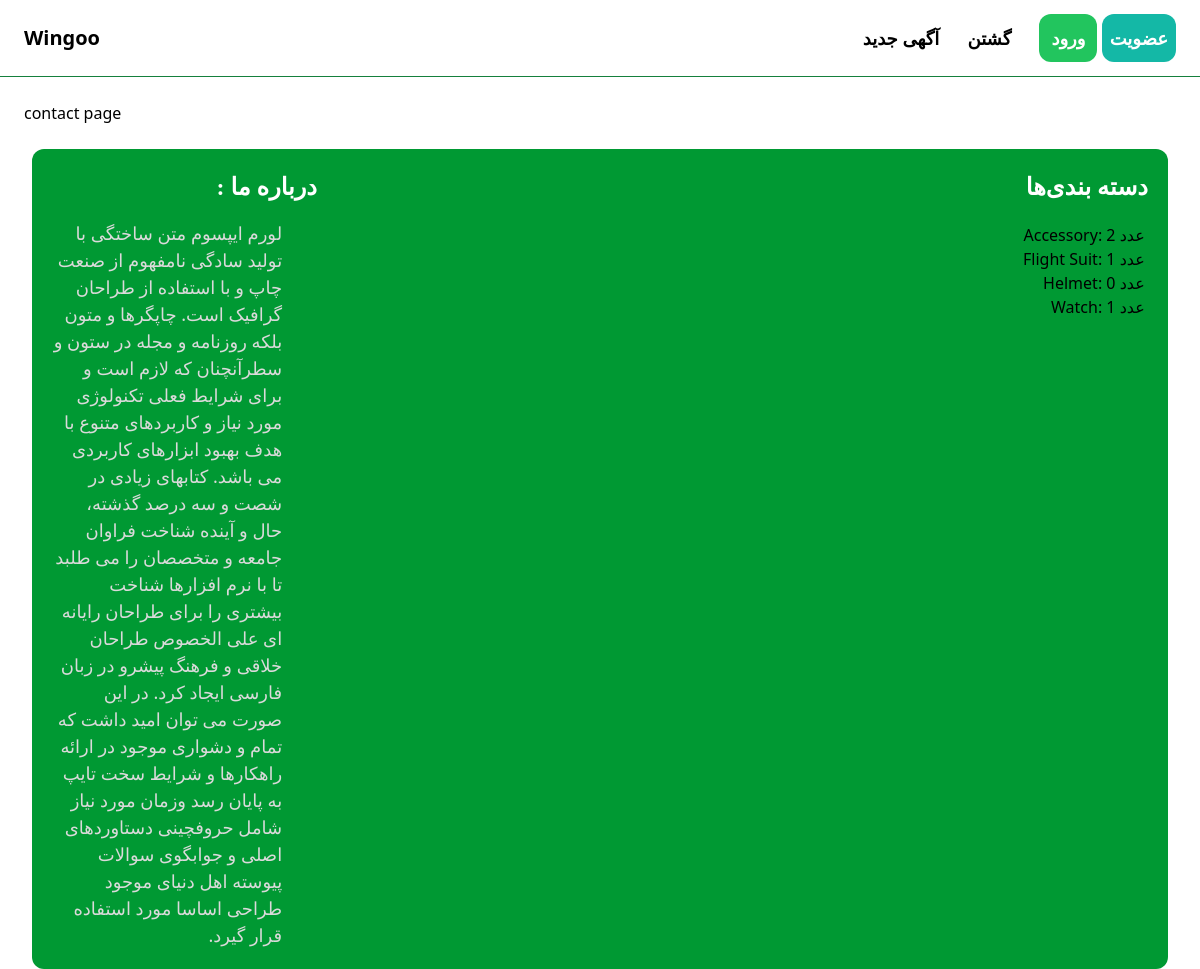
Page /contact/ on the committed database.
### item/models.py (models this page shows, shortened)
class Category(models.Model):
    name = models.CharField(max_length=30)
    class Meta:
        ordering = ('name', )
        verbose_name_plural = 'categories'

### core/views.py (the view)
# urls.py: path('contact/',views.contact, name='contact'),
def contact(request):
    return render(request, 'core/contact.html')

### Wingoo/context_processors.py (called while the page is built)
def categories_processor(request):
    categories = Category.objects.all()  # Fetch all categories
    return {'categories': categories}

### core/templates/core/contact.html (shortened to what this page needs)
{% extends 'core/base.html' %}
{% block content %}
    <h1>contact page</h1>
{% endblock %}

### core/templates/core/base.html (shortened to what this page needs)
<!DOCTYPE html>
<html lang="en">
<head>
    <script src="https://cdn.tailwindcss.com"></script>
</head>
<body>
    <nav class="py-6 px-6 flex justify-between item-center border-b border-green-700">
        <a href="/" class="text-xl font-bold">Wingoo</a>
        <div class="space-x-6">
            <a href="{% url 'core:signup' %}" class="px-2 py-3 text-lg font-bold bg-teal-500 text-white rounded-xl hover:bg-teal-700">عضویت</a>
            <a href="#" class="px-3 py-3 text-lg font-bold bg-green-500 text-white rounded-xl hover:bg-black">ورود</a>
            <a href="" class="text-lg font-bold ">گشتن</a>
            <a href="" class="text-lg font-bold hover:text-green-500 ">آگهی جدید</a>
        </div>
    </nav>
    <div class="px-6 py-6">
        {% block content %}
        {% endblock %}
    </div>
    <footer class="footer">
        <section class="about-us">
            <h3 style="text-align: left; padding-left: 50%;" dir="rtl">درباره ما :</h3>
            <p  dir='rtl'>لورم ایپسوم متن ساختگی با تولید سادگی نامفهوم از صنعت چاپ و با استفاده از طراحان گرافیک است. چاپگرها و متون بلکه روزنامه و مجله در ستون و سطرآنچنان که لازم است و برای شرایط فعلی تکنولوژی مورد نیاز و کاربردهای متنوع با هدف بهبود ابزارهای کاربردی می باشد. کتابهای زیادی در شصت و سه درصد گذشته، حال و آینده شناخت فراوان جامعه و متخصصان را می طلبد تا با نرم افزارها شناخت بیشتری را برای طراحان رایانه ای علی الخصوص طراحان خلاقی و فرهنگ پیشرو در زبان فارسی ایجاد کرد. در این صورت می توان امید داشت که تمام و دشواری موجود در ارائه راهکارها و شرایط سخت تایپ به پایان رسد وزمان مورد نیاز شامل حروفچینی دستاوردهای اصلی و جوابگوی سوالات پیوسته اهل دنیای موجود طراحی اساسا مورد استفاده قرار گیرد.</p>
        </section>
        <section class="categories">
            <h3>دسته بندی‌ها</h3>
            <ul>
                {% for category in categories %}
                    <li>{{ category.name }}: {{ category.items.count }} عدد</li>
                {% endfor %}
            </ul>
        </section>
    </footer>
</body>
</html>

### core/templates/core/base.html (style rules this page uses)
.footer { border-radius: 12px; width: auto; margin-left: 2rem; margin-right: 2rem; background-color: #009933; padding: 20px; display: flex; justify-content: space-between; }
.about-us, .categories { flex-basis: 30%; }
.footer h3 { text-align: right; margin-bottom: 15px; font-weight: 900; color: #ffff; font-size: x-large; font-family: Sri-TSCRegular; src: url('sri-tsc-webfont.eot'); src: url('sri-tsc-webfont.eot?#iefix') format('embedded-opentype'), url('sri-tsc-webfont.woff') format('woff'), url('sri-tsc-webfont.ttf') format('truetype'), url('sri-tsc-webfont.svg#Sri-TSCRegular') format('svg'); }
.footer p { text-align: right; width: 70%; font-size: 18px; line-height: 1.5; color: #dadada; }
.footer ul { text-align: right; list-style: none; padding: 1%; }

### rows in the picture
Category: name "Accessory", items.count "2"
Category: name "Flight Suit", items.count "1"
Category: name "Helmet", items.count "0"
Category: name "Watch", items.count "1"
